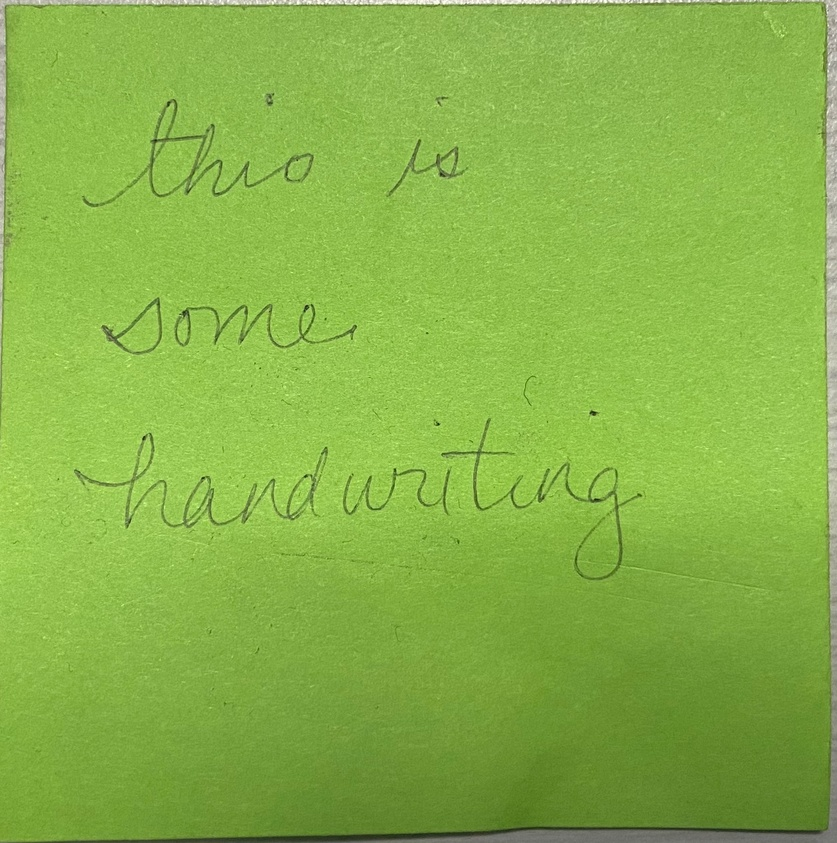
#> input picture img/IMG_1185.jpeg, 837 x 843 px, shrunk from 1696 x 1708 before the run
$ python process_handwriting.py   (older library calls are emulated)
#> lines starting #> are read from the running program, lines starting #| are printed output that depends on the picture; after the words box and inside, x2 and y2 are one past the last pixel; in counts of white or black regions, pixels touching at a corner belong together
#> further down, img is the input picture: shape (843, 837, 3); mean B, G, R 72.2, 178.7, 135.8
import cv2
import numpy as np


def shadow_remove(img):
    rgb_planes = cv2.split(img)
    result_norm_planes = []
    for plane in rgb_planes:
        dilated_img = cv2.dilate(plane, np.ones((7, 7), np.uint8))
        bg_img = cv2.medianBlur(dilated_img, 21)
        diff_img = 255 - cv2.absdiff(plane, bg_img)
        norm_img = cv2.normalize(
            diff_img, None, alpha=0, beta=255, norm_type=cv2.NORM_MINMAX, dtype=cv2.CV_8UC1)
        result_norm_planes.append(norm_img)
#> this loop made 3 passes
#> pass 1, in shadow_remove, `dilated_img = cv2.dilate(plane, np.ones((7, 7), np.uint8))`:
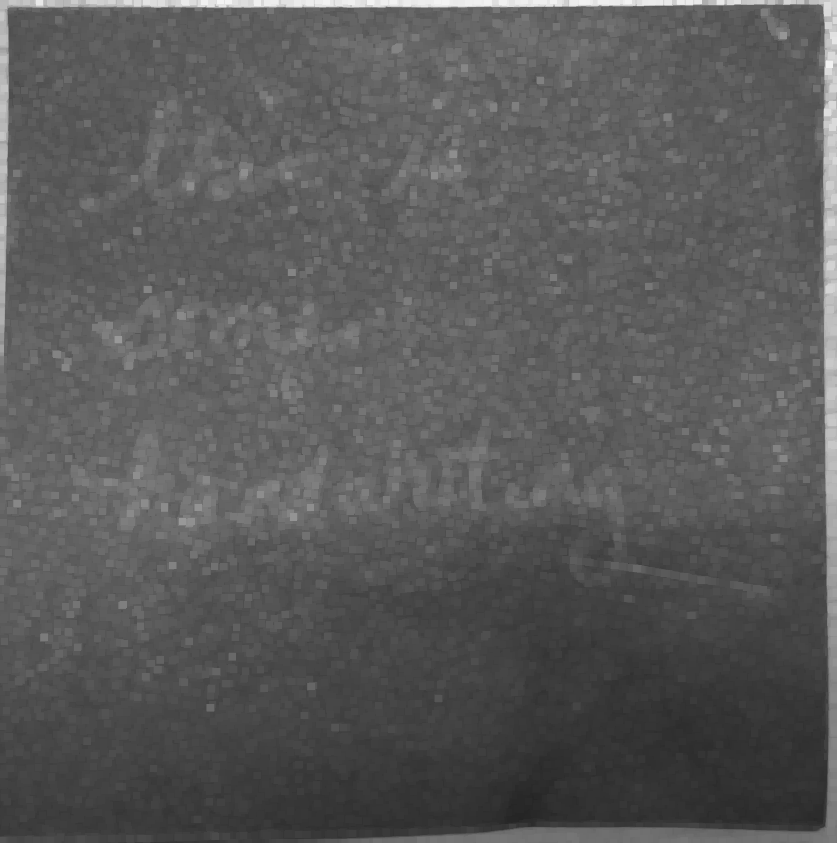
#> dilated_img: shape (843, 837); min 36, max 244, mean 89.9
#> after the loop:
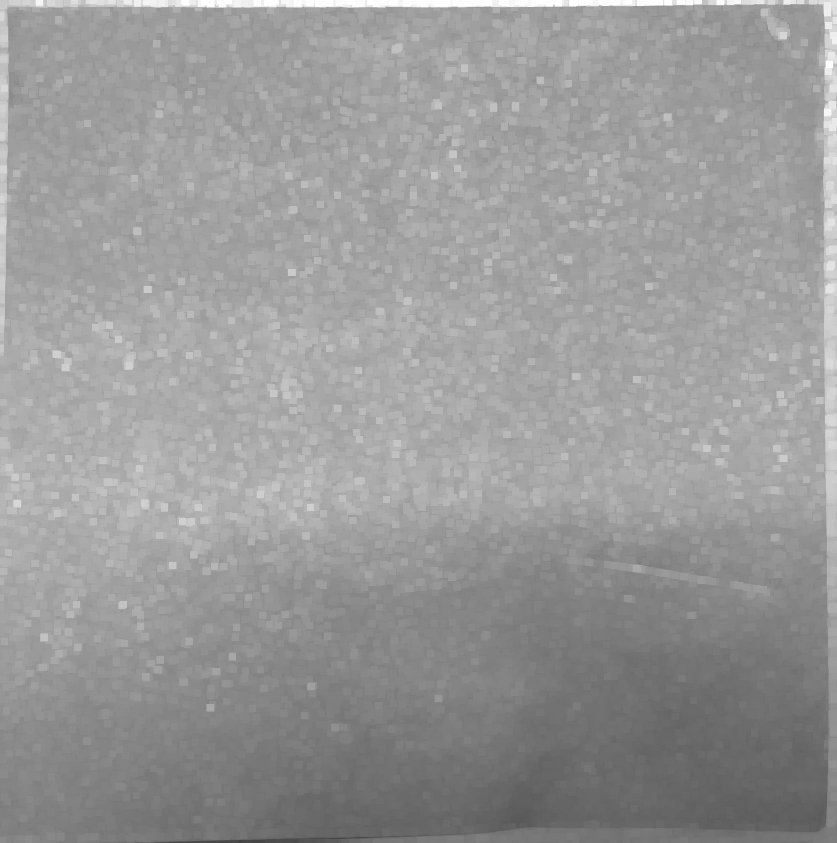
#> dilated_img: shape (843, 837); min 65, max 255, mean 153
#> after the loop, result_norm_planes = 3 items
    shadowremov = cv2.merge(result_norm_planes)
    return shadowremov


img = cv2.imread('./img/IMG_1185.jpeg')

img = shadow_remove(img)


# [4 lines of commented-out code are left out]
imggray = cv2.cvtColor(img, cv2.COLOR_BGR2GRAY)
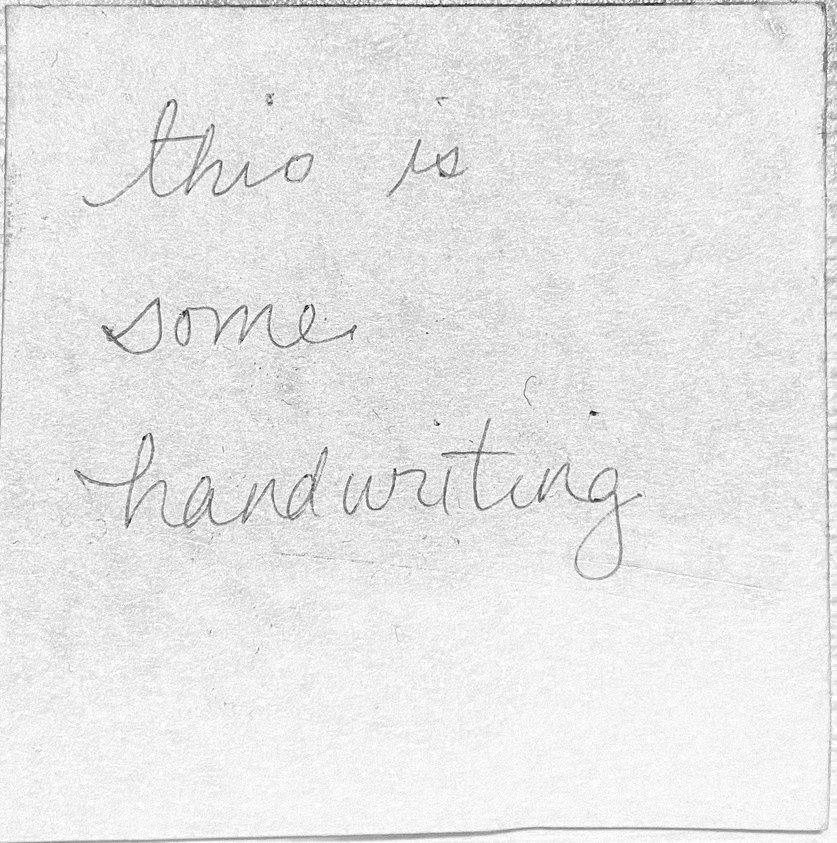
#> imggray: shape (843, 837); min 21, max 255, mean 230.9
blurred = cv2.GaussianBlur(imggray, (5, 5), 0)
# adjust the threshold to minimize the shadow
(thresh, blackAndWhiteImage) = cv2.threshold(
    imggray, 150, 255, cv2.THRESH_BINARY_INV)
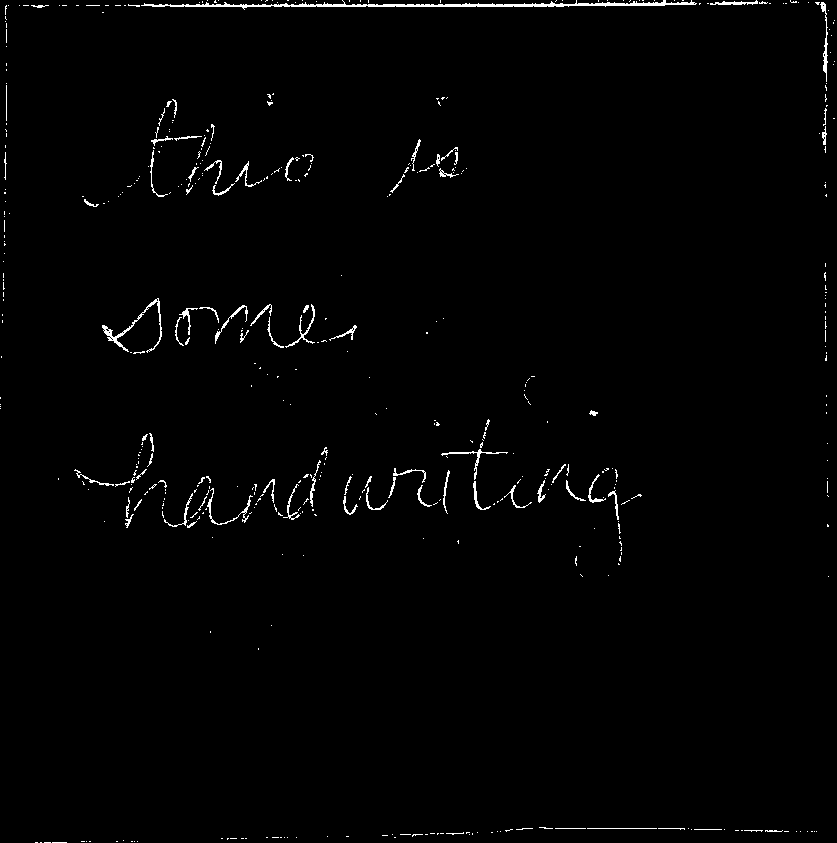
#> blackAndWhiteImage: shape (843, 837); 1.2% white in thin lines or dots
# [5 lines of commented-out code are left out]
cv2.imshow('Black and White', blackAndWhiteImage)
cv2.waitKey(0)
cv2.destroyAllWindows()
cv2.imwrite("./img/blackAndWhiteImage.jpg", blackAndWhiteImage)

# [17 lines of commented-out code are left out]

kernelSizes = [(3, 3), (5, 5), (7, 7)]
# # loop over the kernels sizes
# for kernelSize in kernelSizes:
#     # construct a rectangular kernel from the current size and then
#     # apply an "opening" operation
#     kernel = cv2.getStructuringElement(cv2.MORPH_RECT, kernelSize)
#     opening = cv2.morphologyEx(blackAndWhiteImage, cv2.MORPH_OPEN, kernel)
#     opening = cv2.dilate(opening, kernel, iterations=1)
#     cv2.imshow("Opening: ({}, {})".format(
#         kernelSize[0], kernelSize[1]), opening)

#     cv2.waitKey(0)

opening = cv2.morphologyEx(blackAndWhiteImage, cv2.MORPH_OPEN, (3, 3))
#> opening: shape (843, 837); 1% white in thin lines or dots
opening = cv2.morphologyEx(opening, cv2.MORPH_OPEN, (3, 3))
#> opening: shape (843, 837); 1% white in thin lines or dots

cv2.imshow("Opening", opening)
cv2.waitKey(0)
cv2.destroyAllWindows()

# loop over the kernels a final time
for kernelSize in kernelSizes:
    # construct a rectangular kernel and apply a "morphological
    # gradient" operation to the image
    kernel = cv2.getStructuringElement(cv2.MORPH_RECT, kernelSize)
    gradient = cv2.morphologyEx(blackAndWhiteImage, cv2.MORPH_GRADIENT, kernel)
    cv2.imshow("Gradient: ({}, {})".format(
        kernelSize[0], kernelSize[1]), gradient)
    cv2.waitKey(0)
#> this loop made 3 passes
#> pass 1, `gradient = cv2.morphologyEx(blackAndWhiteImage, cv2.MORPH_GRADIENT, ke..`:
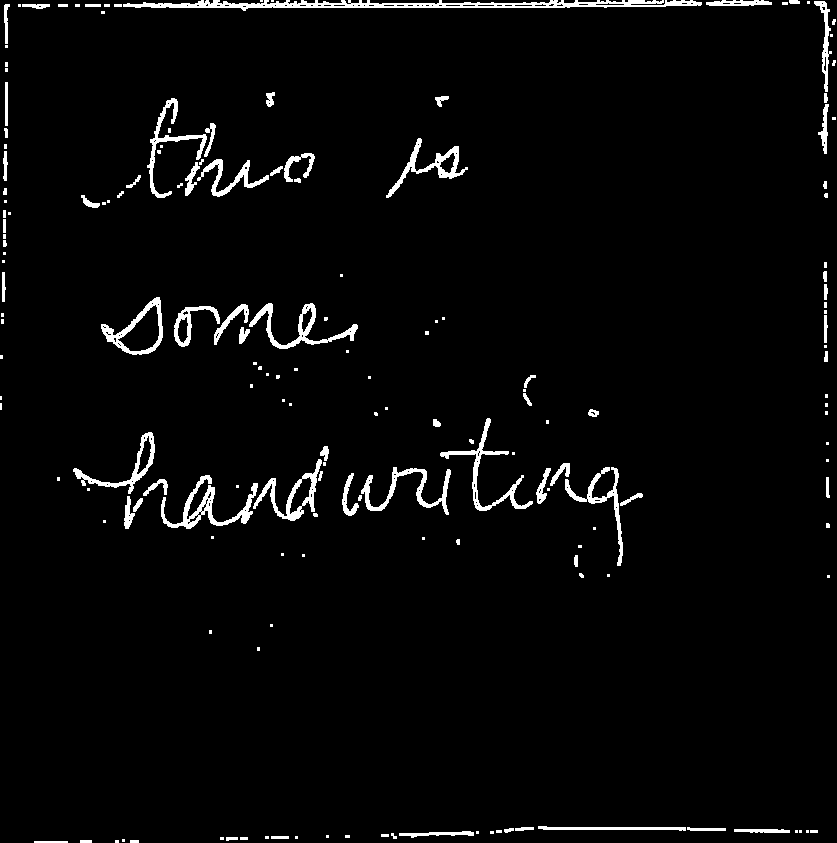
#> gradient: shape (843, 837); 3.1% white; 177 white regions (96 under 20 px), largest, box (x1, y1, x2, y2) and area: (123, 0, 702, 11) 2871, (161, 475, 258, 529) 1274, (249, 303, 358, 349) 1057

cv2.imwrite("img/gradient7x7.jpg", gradient)

# cv2.imshow("adaptive", blackAndWhiteImage)
# cv2.waitKey(0)
# cv2.destroyAllWindows()
dilation = cv2.dilate(blackAndWhiteImage, np.ones(
    (5, 5), np.uint8), iterations=1)
closing = cv2.morphologyEx(
    blackAndWhiteImage, cv2.MORPH_CLOSE, np.ones((5, 5), np.uint8))
#> closing: shape (843, 837); 1.5% white; 208 white regions (143 under 20 px), largest, box (x1, y1, x2, y2) and area: (115, 0, 701, 10) 2128, (164, 476, 253, 528) 695, (102, 298, 162, 354) 463
tophat = cv2.morphologyEx(
    dilation, cv2.MORPH_TOPHAT, np.ones((5, 5), np.uint8))
#> tophat: shape (843, 837); every value is 0
blackhat = cv2.morphologyEx(
    blackAndWhiteImage, cv2.MORPH_BLACKHAT, np.ones((5, 5), np.uint8))
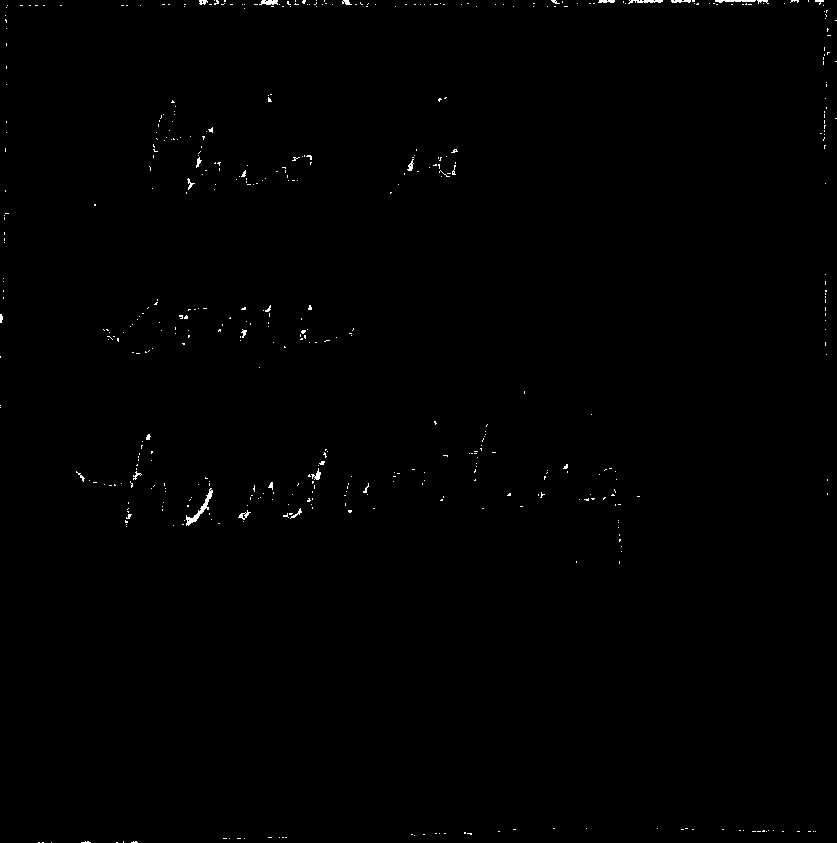
#> blackhat: shape (843, 837); 0.36% white in thin lines or dots
cv2.imwrite('img/Dilation.jpg', dilation)
cv2.imwrite('img/Closing.jpg', closing)
cv2.imwrite('img/Top Hat.jpg', tophat)
cv2.imwrite('img/Black Hat.jpg', blackhat)

# cv2.waitKey(0)
# cv2.destroyAllWindows()

$ run again, with img/IMG_1186.jpeg copied over img/IMG_1185.jpeg
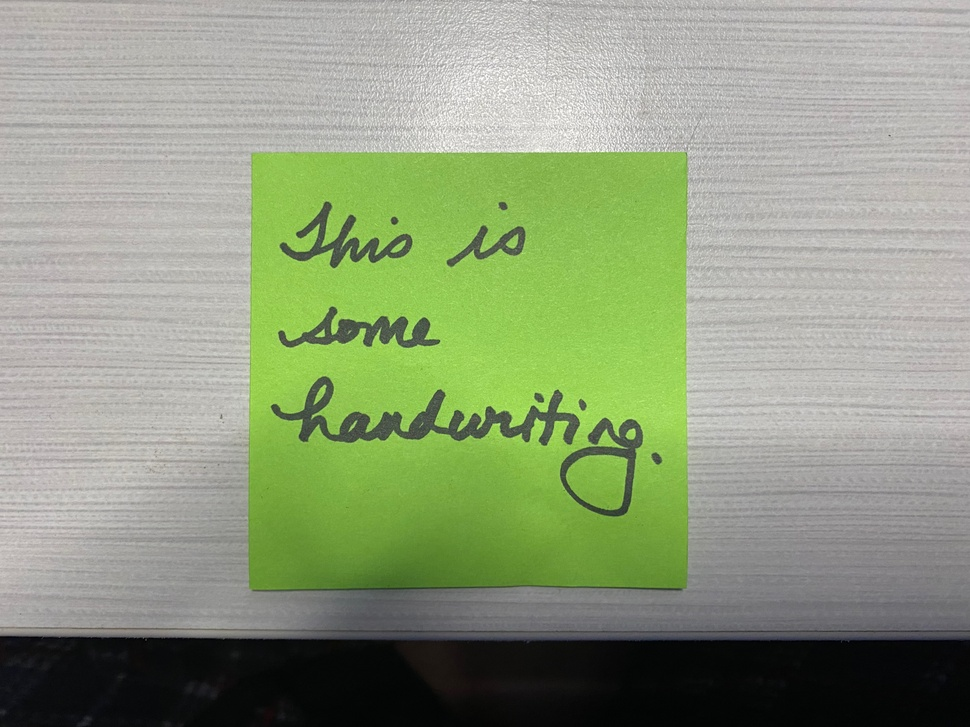
#> input picture img/IMG_1186.jpeg, 970 x 727 px, shrunk from 4032 x 3024 before the run
#> img is the input picture: shape (727, 970, 3); mean B, G, R 125.6, 155.1, 142.9
#> the loop in shadow_remove, `for plane in rgb_planes:` made 3 passes
#> after the loop in shadow_remove, `for plane in rgb_planes:`:
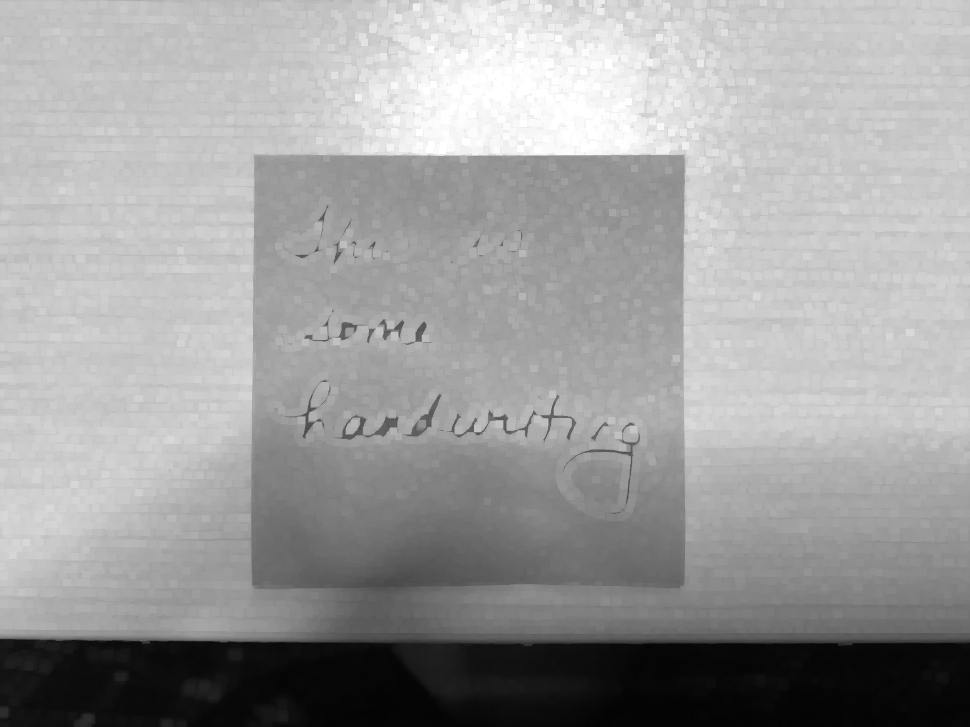
#> dilated_img: shape (727, 970); min 3, max 255, mean 158.1
#> after the loop in shadow_remove, `for plane in rgb_planes:`: result_norm_planes = 3 items
#> blackAndWhiteImage: shape (727, 970); 3% white; 1804 white regions (1783 under 20 px), largest, box (x1, y1, x2, y2) and area: (271, 376, 580, 446) 6312, (278, 307, 440, 348) 2654, (280, 202, 412, 268) 2441
#> dilation: shape (727, 970); 9.2% white; 111 white regions (1 under 20 px), largest, box (x1, y1, x2, y2) and area: (350, 0, 701, 168) 31052, (269, 374, 582, 448) 9735, (276, 305, 442, 350) 4099
#> closing: shape (727, 970); 4.8% white; 239 white regions (207 under 20 px), largest, box (x1, y1, x2, y2) and area: (366, 0, 691, 166) 12109, (271, 376, 580, 446) 6584, (363, 38, 476, 147) 3039
#> tophat: shape (727, 970); every value is 0
#> `blackhat = cv2.morphologyEx( blackAndWhiteImage, cv2.MORPH_BLACKHAT, n..`:
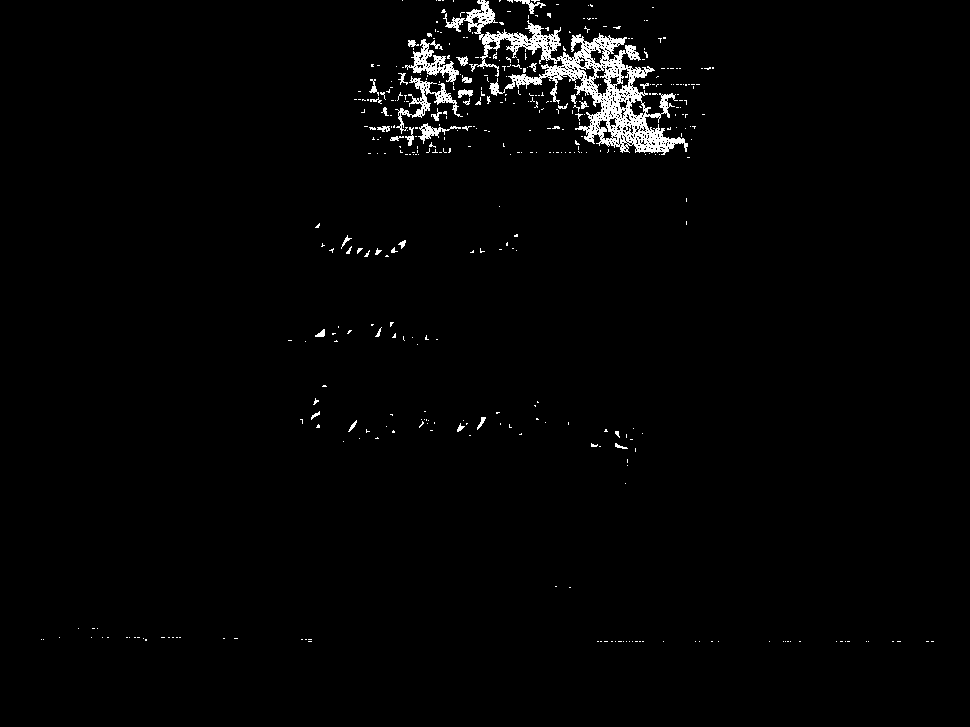
#> blackhat: shape (727, 970); 1.8% white in thin lines or dots, all inside (x1, y1, x2, y2) = (41, 0, 934, 642)
